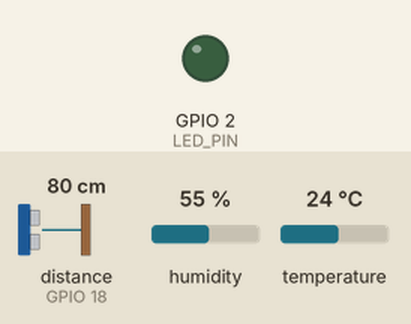
Bench run of a sketch on a simulated ESP32. On the bench: output pins drawn as LEDs (lit = HIGH). Wiring (from diagram.json): ultrasonic range finder: trigger GPIO 5; echo GPIO 18. The test bench sets the inputs (shaded band); at power-on: distance to the obstacle (sensor on GPIO 18) 80 cm, humidity 55 %, temperature 24 °C. The echo pulse lasts 58.3 µs per cm; WiFi joins after 1.5 s; servers stay silent unless stated; no MQTT or app messages arrive unless stated; pins used as bus, display or sensor lines are not drawn; what the sketch prints to the serial monitor is not drawn.

Above: at 3.7 s.
At 5.06 s:
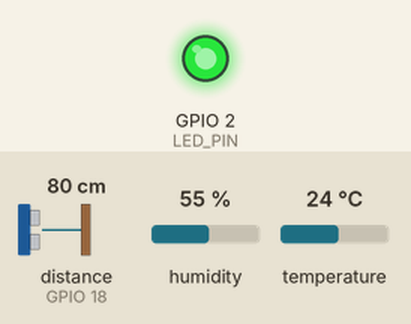
Timing chart, 0 to 9.0 s (numbered marks = the images above):
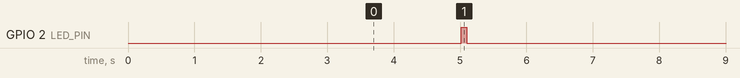

The sketch:

firmware_esp32.ino
```cpp
#include <WiFi.h>
#include <PubSubClient.h>
#include <DHTesp.h>

const char* WIFI_SSID = "Wokwi-GUEST";
const char* WIFI_PASSWORD = "";
const char* MQTT_SERVER = "broker.hivemq.com";
const int MQTT_PORT = 1883;

// ĐÃ XÓA BIẾN TOKEN VÌ HIVEMQ PUBLIC KHÔNG CẦN

const int DHT_PIN = 15;
const int TRIG_PIN = 5;
const int ECHO_PIN = 18;
const int LED_PIN = 2;

const unsigned long SEND_INTERVAL_MS = 5000;

WiFiClient wifiClient;
PubSubClient mqttClient(wifiClient);
DHTesp dht;

unsigned long lastSend = 0;
unsigned long sequenceNo = 0;

// ================= WIFI =================
void connectWiFi() {
  Serial.print("Connecting WiFi");
  WiFi.begin(WIFI_SSID, WIFI_PASSWORD, 6);
  while (WiFi.status() != WL_CONNECTED) {
    delay(500);
    Serial.print(".");
  }
  Serial.println(" connected");
  Serial.print("IP: ");
  Serial.println(WiFi.localIP());
}

// ================= MQTT =================
void connectMQTT() {
  while (!mqttClient.connected()) {
    String clientId = "ESP32-Bai2-" + String((uint32_t)ESP.getEfuseMac(), HEX);
    Serial.print("Connecting MQTT...");

    // SỬA LỖI: Gọi hàm connect không cần TOKEN
    if (mqttClient.connect(clientId.c_str())) {
      Serial.println(" connected");
    } else {
      Serial.print(" failed, rc=");
      Serial.println(mqttClient.state());
      delay(2000);
    }
  }
}

// ================= HC-SR04 =================
float readDistanceCm() {
  digitalWrite(TRIG_PIN, LOW);
  delayMicroseconds(2);
  digitalWrite(TRIG_PIN, HIGH);
  delayMicroseconds(10);
  digitalWrite(TRIG_PIN, LOW);

  unsigned long duration = pulseIn(ECHO_PIN, HIGH, 30000);

  if (duration == 0) {
    return NAN;
  }
  return duration * 0.0343 / 2.0;
}

// ================= SETUP =================
void setup() {
  Serial.begin(115200);
  delay(1000);

  Serial.println();
  Serial.println("======================");
  Serial.println("ESP32 START");
  Serial.println("======================");

  pinMode(TRIG_PIN, OUTPUT);
  pinMode(ECHO_PIN, INPUT);
  pinMode(LED_PIN, OUTPUT);

  dht.setup(DHT_PIN, DHTesp::DHT22);

  connectWiFi();

  mqttClient.setServer(MQTT_SERVER, MQTT_PORT);
  mqttClient.setBufferSize(256);
}

// ================= LOOP =================
void loop() {
  if (WiFi.status() != WL_CONNECTED) {
    connectWiFi();
  }

  if (!mqttClient.connected()) {
    connectMQTT();
  }

  mqttClient.loop();

  unsigned long now = millis();

  if (now - lastSend < SEND_INTERVAL_MS) {
    return;
  }

  lastSend = now;

  TempAndHumidity data = dht.getTempAndHumidity();
  float distance = readDistanceCm();

  if (!isfinite(data.temperature) ||
      !isfinite(data.humidity) ||
      !isfinite(distance)) {
    Serial.println("Invalid sensor data - skip publish");
    return;
  }

  sequenceNo++;

  char payload[256];
  snprintf(
    payload,
    sizeof(payload),
    "{\"temperature\":%.2f,"
    "\"humidity\":%.2f,"
    "\"distance_cm\":%.2f,"
    "\"rssi\":%d,"
    "\"sequence\":%lu,"
    "\"uptime_s\":%lu}",
    data.temperature,
    data.humidity,
    distance,
    WiFi.RSSI(),
    sequenceNo,
    millis() / 1000
  );

  // SỬA LỖI: Đổi topic gửi lên thành topic định danh cá nhân
  bool ok = mqttClient.publish(
      "ptit/iot/lab2/B23DCCN852/sensors",
      payload
  );

  Serial.print("DATA: ");
  Serial.println(payload);
  Serial.print("PUBLISH: ");
  Serial.println(ok ? "OK" : "FAILED");

  digitalWrite(LED_PIN, HIGH);
  delay(80);
  digitalWrite(LED_PIN, LOW);
}
```

Measured:
- by itself, GPIO 2 (LED_PIN): alternates HIGH for 0.08 s and LOW for 4.9 s
